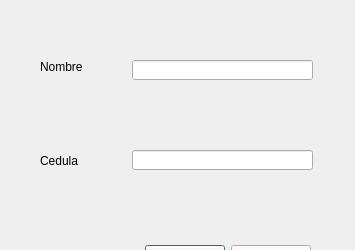
<?xml version="1.0" encoding="UTF-8"?>
<ui version="4.0">
 <class>Dialog</class>
 <widget class="QDialog" name="Dialog">
  <property name="geometry">
   <rect>
    <x>0</x>
    <y>0</y>
    <width>355</width>
    <height>250</height>
   </rect>
  </property>
  <property name="windowTitle">
   <string>Dialog</string>
  </property>
  <widget class="QDialogButtonBox" name="buttonBox">
   <property name="geometry">
    <rect>
     <x>-30</x>
     <y>240</y>
     <width>341</width>
     <height>32</height>
    </rect>
   </property>
   <property name="orientation">
    <enum>Qt::Horizontal</enum>
   </property>
   <property name="standardButtons">
    <set>QDialogButtonBox::Cancel|QDialogButtonBox::Ok</set>
   </property>
  </widget>
  <widget class="QLabel" name="label">
   <property name="geometry">
    <rect>
     <x>40</x>
     <y>60</y>
     <width>47</width>
     <height>13</height>
    </rect>
   </property>
   <property name="text">
    <string>Nombre</string>
   </property>
  </widget>
  <widget class="QLabel" name="label_2">
   <property name="geometry">
    <rect>
     <x>40</x>
     <y>150</y>
     <width>61</width>
     <height>21</height>
    </rect>
   </property>
   <property name="text">
    <string>Cedula</string>
   </property>
  </widget>
  <widget class="QLineEdit" name="lineEdit">
   <property name="geometry">
    <rect>
     <x>132</x>
     <y>60</y>
     <width>181</width>
     <height>20</height>
    </rect>
   </property>
  </widget>
  <widget class="QLineEdit" name="lineEdit_2">
   <property name="geometry">
    <rect>
     <x>132</x>
     <y>150</y>
     <width>181</width>
     <height>20</height>
    </rect>
   </property>
  </widget>
 </widget>
 <resources/>
 <connections>
  <connection>
   <sender>buttonBox</sender>
   <signal>accepted()</signal>
   <receiver>Dialog</receiver>
   <slot>accept()</slot>
   <hints>
    <hint type="sourcelabel">
     <x>248</x>
     <y>254</y>
    </hint>
    <hint type="destinationlabel">
     <x>157</x>
     <y>274</y>
    </hint>
   </hints>
  </connection>
  <connection>
   <sender>buttonBox</sender>
   <signal>rejected()</signal>
   <receiver>Dialog</receiver>
   <slot>reject()</slot>
   <hints>
    <hint type="sourcelabel">
     <x>316</x>
     <y>260</y>
    </hint>
    <hint type="destinationlabel">
     <x>286</x>
     <y>274</y>
    </hint>
   </hints>
  </connection>
 </connections>
</ui>
